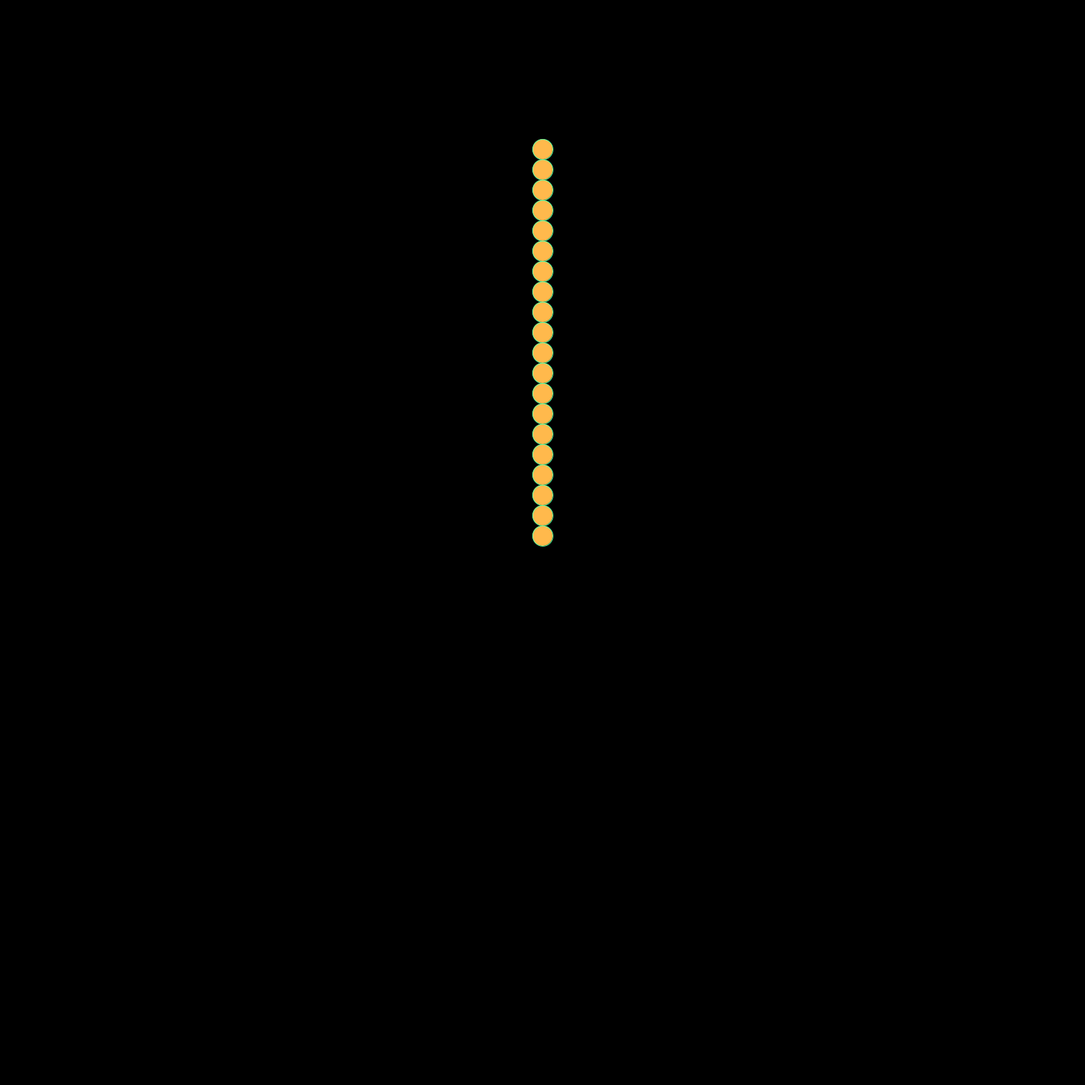
Frame 1 (no input)
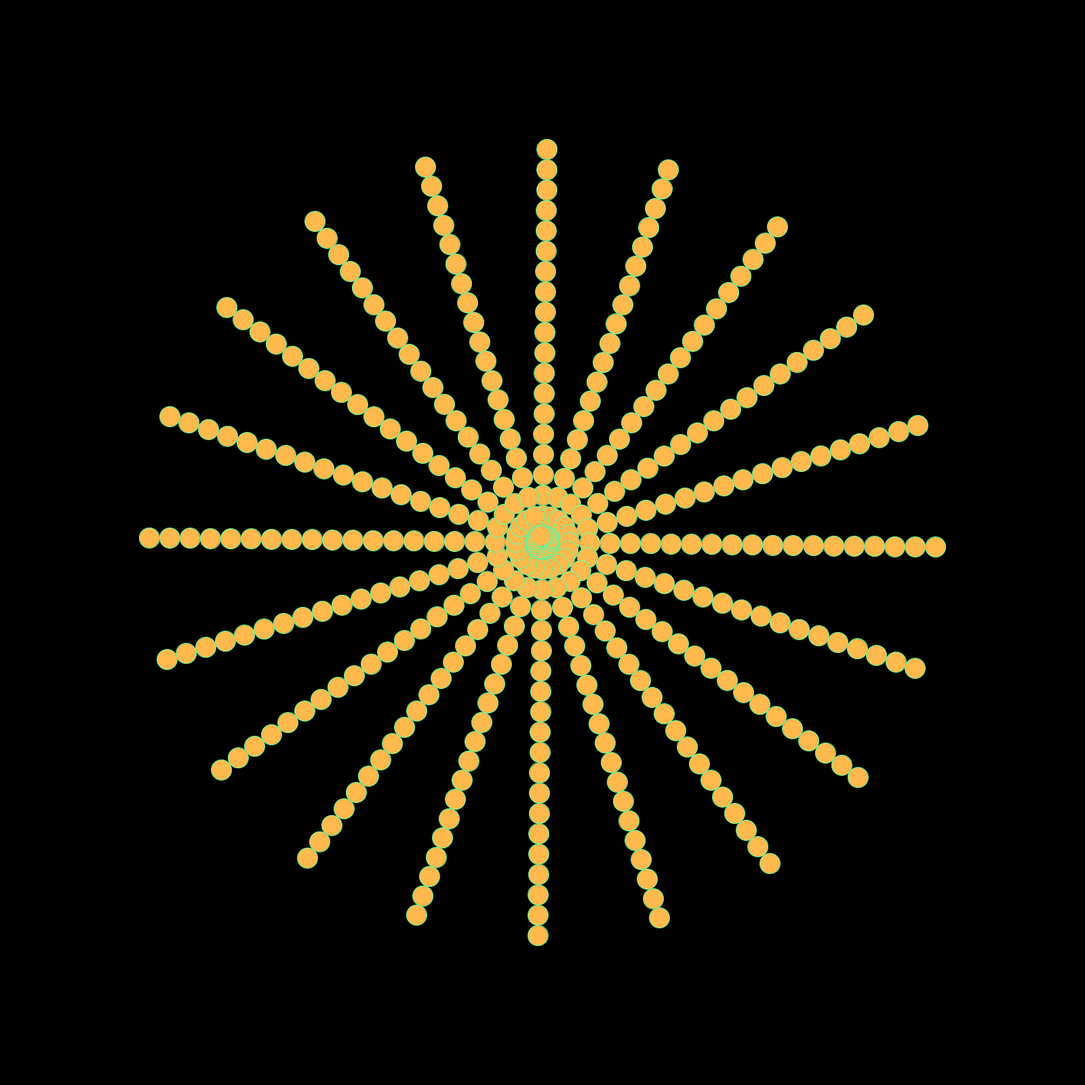
Frame 60 (the mouse pressed at the canvas centre just before this capture)
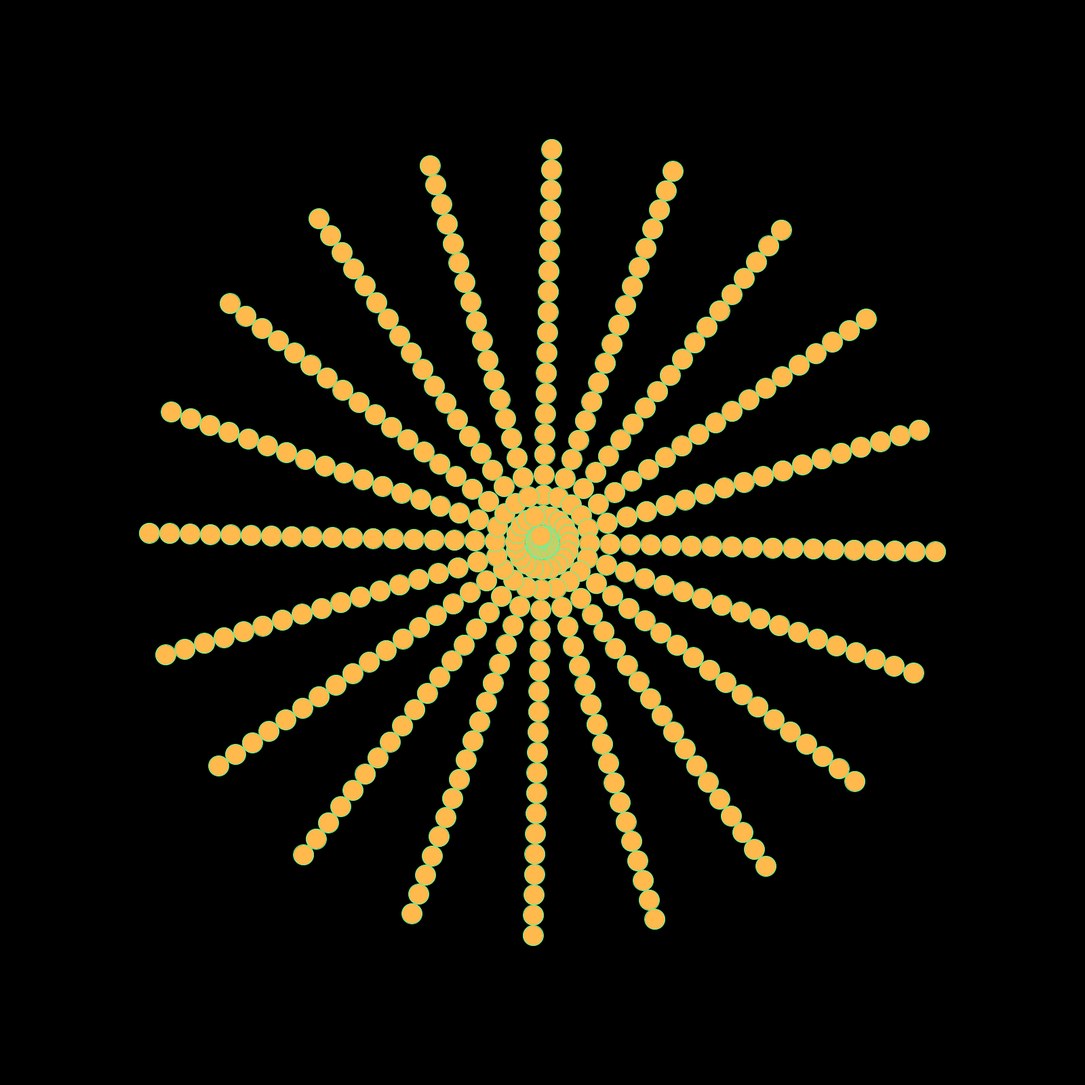
Frame 120 (the mouse held since frame 60 and released just before this capture)

The Processing sketch that drew these frames (run headless with seeded random() and noise(); from frame 60 on, the mouse is pressed at the canvas centre):

// Processing sketch: lecture4Trig1
// ── lecture4Trig1.pde
void setup()
{
  size(1600,1600);
  cx = width/2.0f;
  cy = height/2.0f;
 
}

float cx,cy;
float r;
float x;
float arms;
float frameOffset =0;

void draw()
{
  background(0);
  
  float g = random(255);
  float b = random(255);
  
  stroke(76,286,165);
  fill(267,185,76);
  
  float thetaInc = TWO_PI / arms;
  
  r = 10;
  arms = 20;
  
  float offset = 0.1f;
  
  for(int cCount = 0;cCount<20;cCount++)
  {
    
    for(float theta = 0;theta < TWO_PI;theta += thetaInc)
    {
      
      float x,y;
      x = cx + (sin(theta + frameOffset) * r);
      y = cy - (cos(theta + frameOffset) * r);
      ellipse(x,y,30,30);
      
    }
    
    r+=30f;
    frameOffset+=0.00001;
    
  }
  
}
